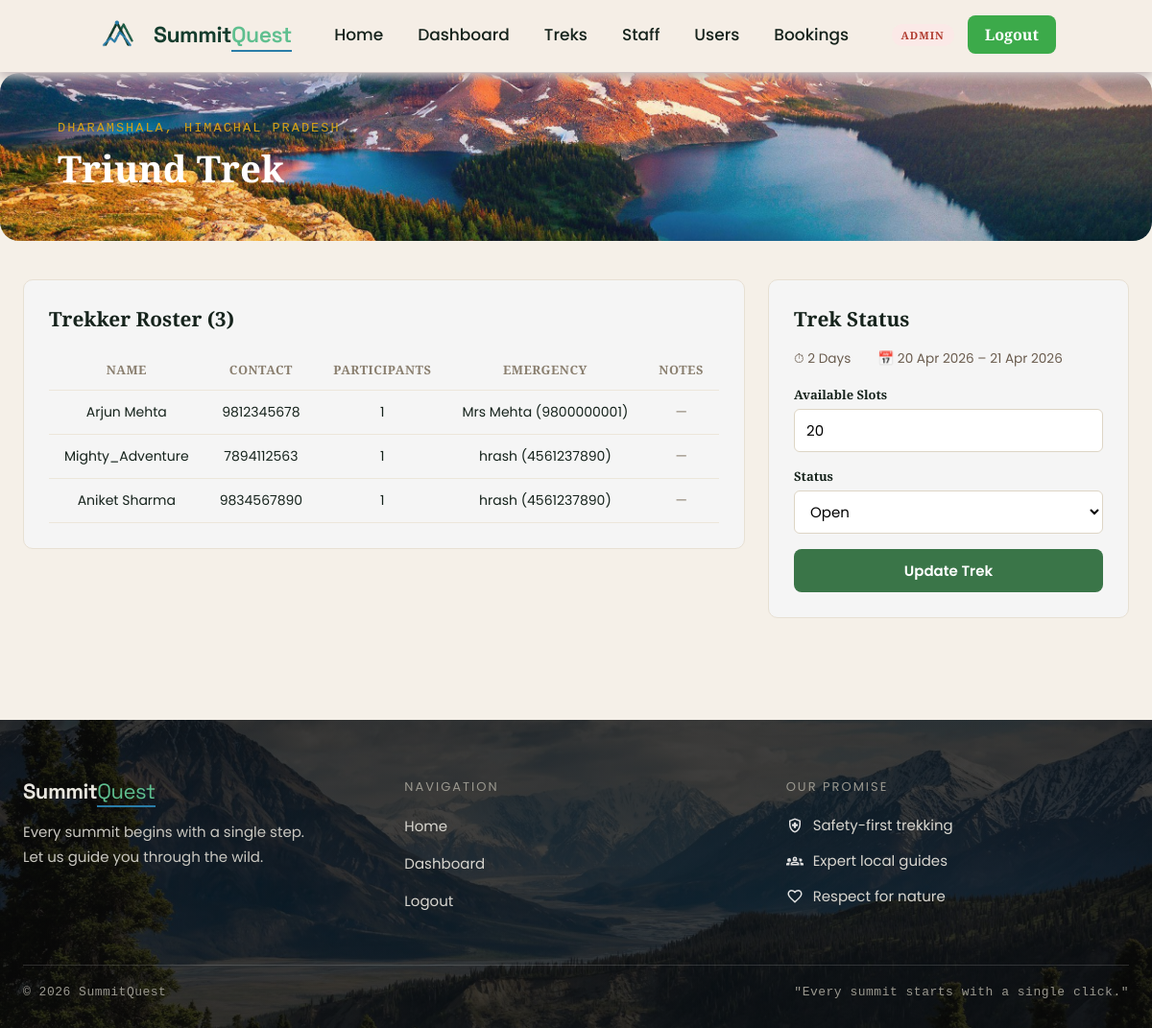
The page /staff/trek/5 (signed in) on the database as committed earlier.
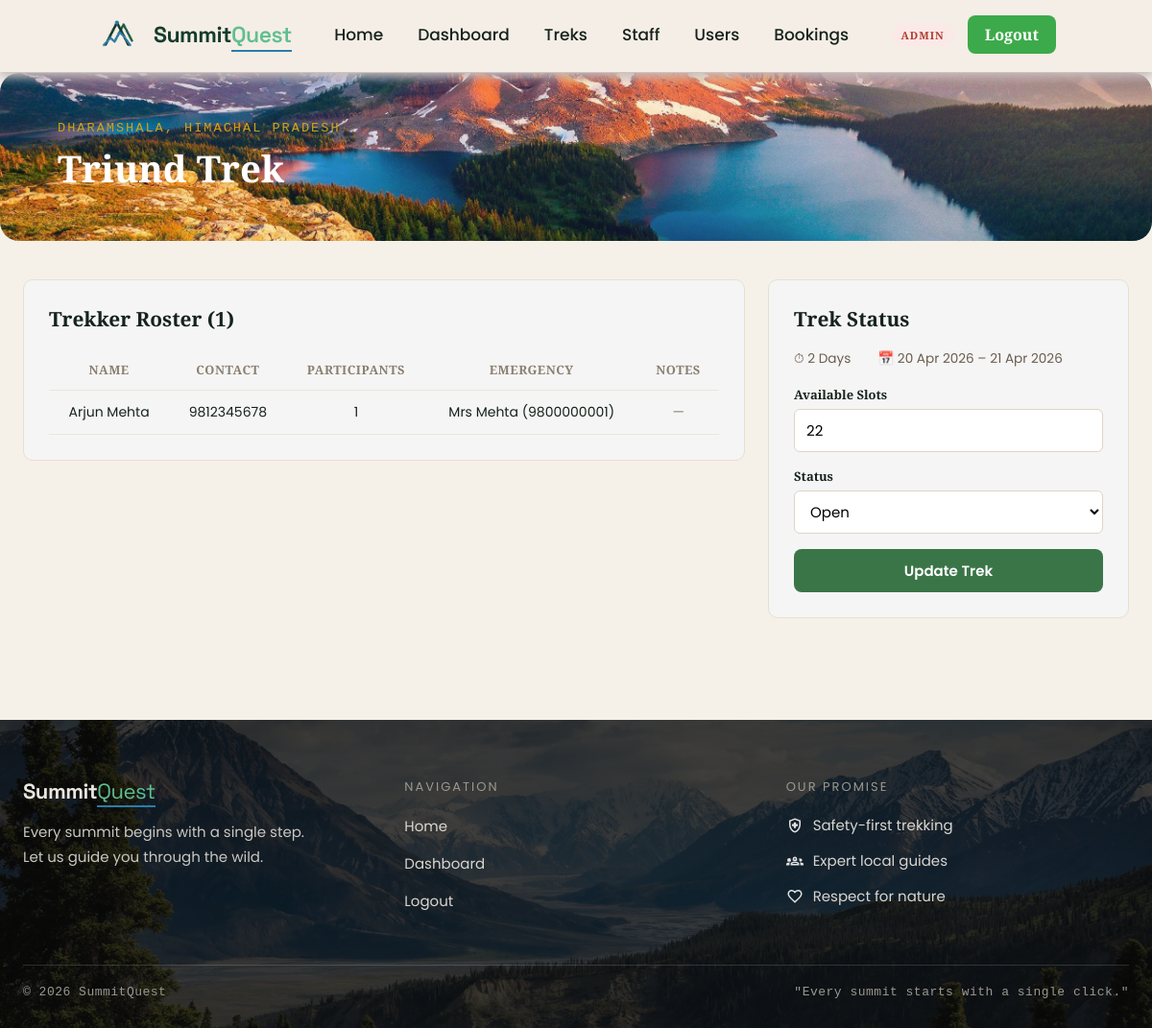
The same page on the database as committed later.
### app/models.py (models this page shows, shortened)
class Bookings(db.Model):
    __tablename__ = "booking"
    id = db.Column(db.Integer, primary_key = True)
    user_id = db.Column(db.Integer, db.ForeignKey("user.id"), nullable = False, index= True)
    trek_id = db.Column(db.Integer, db.ForeignKey("trek.id"), nullable = False, index= True)
    booked_at = db.Column(db.DateTime , default = datetime.utcnow)
    status = db.Column(db.String(20), nullable=False, default="booked", index=True)
    participants = db.Column(db.Integer, nullable=False, default=1)
    emergency_contact = db.Column(db.String(120), nullable=True)
    emergency_phone = db.Column(db.String(20), nullable=True)
    notes = db.Column(db.Text)

class User(db.Model):
    __tablename__ = "user"
    id = db.Column(db.Integer,primary_key= True)
    full_name = db.Column(db.String(256), nullable = False)
    name = db.Column(db.String(256),nullable= False)
    email = db.Column(db.String(256),nullable= False,unique = True)
    pass_hash = db.Column(db.String(1000),nullable=False)
    contact = db.Column(db.String(13),nullable = True)
    role = db.Column(db.String(50),nullable = False,default = "trekker")
    address = db.Column(db.String(256), nullable=True)
    bio = db.Column(db.Text, nullable=True)
    is_approved = db.Column(db.Boolean, default=True, nullable=False)
    is_blacklisted = db.Column(db.Boolean, default=False, nullable=False)
    created_at =  db.Column(db.DateTime,default=datetime.utcnow)
    bookings = db.relationship(
    "Bookings",
    backref="user",
    cascade="all, delete-orphan")
    assigned_treks = db.relationship(
    "Treks",
    backref="staff_member",
    foreign_keys="Treks.assigned_staff_id")

class Treks(db.Model):
    __tablename__ = "trek"
    id = db.Column(db.Integer, primary_key = True)
    name = db.Column(db.String(256), nullable= False, index = True)
    location = db.Column(db.String(50), nullable= False, index = True)
    difficulty= db.Column(db.String(50), nullable = False, index = True)
    status = db.Column(db.String(50), nullable = False, default = "Pending")
    duration =  db.Column(db.Integer, nullable= False)
    starting_date = db.Column(db.Date, nullable= False)
    ending_date = db.Column(db.Date, nullable= False)
    is_blocked = db.Column(db.String(50),nullable = False,default = False)
    created_at = db.Column(db.DateTime, default=datetime.utcnow, nullable=False)
    capacity = db.Column(db.Integer, default = 10)
    available = db.Column(db.Integer, default = 10)
    description = db.Column(db.Text)
    updated_at = db.Column(db.DateTime, default=datetime.utcnow, onupdate=datetime.utcnow, nullable=False)
    price = db.Column(db.Float, default=0)
    altitude = db.Column(db.String(50), nullable=True)
    image_url = db.Column(db.String(500), nullable=True)
    highlights = db.Column(db.Text, nullable=True)
    requirements = db.Column(db.Text, nullable=True)
    assigned_staff_id = db.Column(db.Integer,db.ForeignKey("user.id"),nullable = True)
    bookings = db.relationship(
    "Bookings",
    backref="trek",
    cascade="all, delete-orphan")

### app/routes.py (the view)
@visit.route("/staff/trek/<int:trek_id>")
@login_required
@staff_required
def staff_trek_detail(trek_id):
    trek = Treks.query.get_or_404(trek_id)
    if trek.assigned_staff_id != session["user_id"] and session.get("role") != "admin":
        abort(403)
    bookings = Bookings.query.filter_by(trek_id=trek_id, status="Booked").all()
    return render_template("staff/trek_detail.html", trek=trek, bookings=bookings)

### app/utils.py (called while the page is built)
def current_user():
    if 'user_id' not in session:
        return AnonUser()
    return SessionUser(session)

def login_required(f):
    @wraps(f)
    def wrapper(*args, **kwargs):
        if 'user_id' not in session:
            flash('Please log in to continue.', 'info')
            return redirect(url_for('visit.login'))
        return f(*args, **kwargs)
    return wrapper

def staff_required(f):
    @wraps(f)
    def wrapper(*args, **kwargs):
        if 'user_id' not in session:
            return redirect(url_for('visit.login'))
        role = session.get('role')
        if role not in ('staff', 'admin'):
            abort(403)
        if role == 'staff' and not session.get('is_approved'):
            flash('Your staff account is pending admin approval.', 'warning')
            return redirect(url_for('visit.home'))
        return f(*args, **kwargs)
    return wrapper

def format_date(value):
    if not value:
        return '—'
    return value.strftime('%d %b %Y')

### templates/staff/trek_detail.html (shortened to what this page needs)
{% extends "base.html" %}
{% import "macros.html" as m %}
{% block extra_css %}
<link rel="stylesheet" href="{{ url_for('static', filename='css/for_dashboard.css') }}">
{% endblock %}
{% block content %}
{{ m.page_header(trek.name, trek.location) }}
<div class="page-body">
    <div class="split-layout">
        <div class="sq-card">
            <h2 class="sq-card-title">Trekker Roster ({{ bookings|length }})</h2>
            {% if bookings %}
            <div class="table-wrap">
                <table class="data-table">
                    <thead><tr><th>Name</th><th>Contact</th><th>Participants</th><th>Emergency</th><th>Notes</th></tr></thead>
                    <tbody>
                        {% for b in bookings %}
                        <tr>
                            <td>{{ b.user.full_name }}</td>
                            <td class="numbers">{{ b.user.contact or "—" }}</td>
                            <td>{{ b.participants }}</td>
                            <td>{{ b.emergency_contact }} ({{ b.emergency_phone }})</td>
                            <td class="muted">{{ b.notes or "—" }}</td>
                        </tr>
                        {% endfor %}
                    </tbody>
                </table>
            </div>
            {% else %}
            <p class="muted">No trekkers have booked this trek yet.</p>
            {% endif %}
        </div>
        <div class="sq-card">
            <h2 class="sq-card-title">Trek Status</h2>
            <p class="manage-card-meta" style="margin-bottom: 18px;">
                <span>⏱ {{ format_duration(trek.duration) }}</span><br>
                <span>📅 {{ format_date(trek.starting_date) }} – {{ format_date(trek.ending_date) }}</span>
            </p>
            <form method="post" action="{{ url_for('visit.staff_update_trek', trek_id=trek.id) }}">
                <div class="field">
                    <label>Available Slots</label>
                    <input type="number" name="available" min="0" max="{{ trek.capacity }}" value="{{ trek.available }}">
                </div>
                <div class="field">
                    <label>Status</label>
                    <select name="status">
                        {% for s in ["Open", "Closed", "Completed"] %}
                        <option value="{{ s }}" {% if trek.status == s %}selected{% endif %}>{{ s }}</option>
                        {% endfor %}
                    </select>
                </div>
                <button type="submit" class="btn btn-primary btn-block">Update Trek</button>
            </form>
        </div>
    </div>
</div>
{% endblock %}

### templates/macros.html (shortened to what this page needs)
{% macro page_header(title, subtitle) %}
<div class="page-header">
    <div class="page-header-inner">
        {% if subtitle %}<p class="page-header-eyebrow">{{ subtitle }}</p>{% endif %}
        <h1 class="page-header-title">{{ title }}</h1>
    </div>
</div>
{% endmacro %}

Rows that differ between the two databases and show on the page:
removed Bookings: user.full_name "Mighty_Adventure", user "7894112563", participants "1", emergency_contact "hrash", emergency_phone "4561237890", notes "—"
removed Bookings: user.full_name "Aniket Sharma", user "9834567890", participants "1", emergency_contact "hrash", emergency_phone "4561237890", notes "—"
changed Treks "Triund Trek": available "20" → "22"
Other text that changed with them:
{{ bookings|length }}: "3" → "1"
